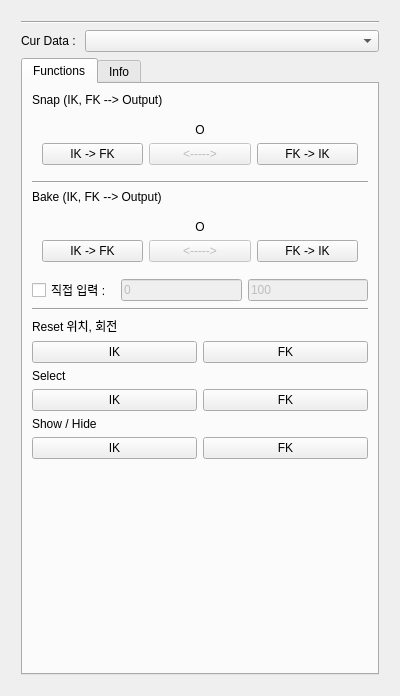
<?xml version="1.0" encoding="UTF-8"?>
<ui version="4.0">
 <class>Dialog</class>
 <widget class="QDialog" name="Dialog">
  <property name="geometry">
   <rect>
    <x>0</x>
    <y>0</y>
    <width>400</width>
    <height>696</height>
   </rect>
  </property>
  <property name="windowTitle">
   <string>Dialog</string>
  </property>
  <layout class="QVBoxLayout" name="verticalLayout_2">
   <item>
    <layout class="QVBoxLayout" name="verticalLayout">
     <property name="leftMargin">
      <number>10</number>
     </property>
     <property name="topMargin">
      <number>10</number>
     </property>
     <property name="rightMargin">
      <number>10</number>
     </property>
     <property name="bottomMargin">
      <number>10</number>
     </property>
     <item>
      <widget class="Line" name="line">
       <property name="orientation">
        <enum>Qt::Horizontal</enum>
       </property>
      </widget>
     </item>
     <item>
      <layout class="QHBoxLayout" name="horizontalLayout_4" stretch="0,1">
       <property name="leftMargin">
        <number>0</number>
       </property>
       <property name="topMargin">
        <number>0</number>
       </property>
       <property name="rightMargin">
        <number>0</number>
       </property>
       <property name="bottomMargin">
        <number>0</number>
       </property>
       <item>
        <widget class="QLabel" name="label_9">
         <property name="text">
          <string>Cur Data : </string>
         </property>
        </widget>
       </item>
       <item>
        <widget class="QComboBox" name="CurData_ComboBox"/>
       </item>
      </layout>
     </item>
     <item>
      <widget class="QTabWidget" name="tabWidget">
       <property name="currentIndex">
        <number>0</number>
       </property>
       <widget class="QWidget" name="Functions">
        <attribute name="title">
         <string>Functions</string>
        </attribute>
        <layout class="QVBoxLayout" name="verticalLayout_4">
         <item>
          <widget class="QLabel" name="label_7">
           <property name="text">
            <string>Snap (IK, FK --&gt; Output)</string>
           </property>
          </widget>
         </item>
         <item>
          <layout class="QGridLayout" name="gridLayout_2">
           <property name="leftMargin">
            <number>10</number>
           </property>
           <property name="topMargin">
            <number>10</number>
           </property>
           <property name="rightMargin">
            <number>10</number>
           </property>
           <property name="bottomMargin">
            <number>10</number>
           </property>
           <item row="1" column="1">
            <widget class="QPushButton" name="pushButton_6">
             <property name="enabled">
              <bool>false</bool>
             </property>
             <property name="text">
              <string>&lt;-----&gt;</string>
             </property>
            </widget>
           </item>
           <item row="0" column="1">
            <widget class="QLabel" name="label_11">
             <property name="text">
              <string>O</string>
             </property>
             <property name="alignment">
              <set>Qt::AlignCenter</set>
             </property>
            </widget>
           </item>
           <item row="1" column="2">
            <widget class="QPushButton" name="Mode_FK_Btn">
             <property name="text">
              <string>FK -&gt; IK</string>
             </property>
            </widget>
           </item>
           <item row="1" column="0">
            <widget class="QPushButton" name="Mode_IK_Btn">
             <property name="text">
              <string>IK -&gt; FK</string>
             </property>
            </widget>
           </item>
          </layout>
         </item>
         <item>
          <widget class="Line" name="line_4">
           <property name="orientation">
            <enum>Qt::Horizontal</enum>
           </property>
          </widget>
         </item>
         <item>
          <widget class="QLabel" name="label_8">
           <property name="text">
            <string>Bake (IK, FK --&gt; Output)</string>
           </property>
          </widget>
         </item>
         <item>
          <layout class="QGridLayout" name="gridLayout_3">
           <property name="leftMargin">
            <number>10</number>
           </property>
           <property name="topMargin">
            <number>10</number>
           </property>
           <property name="rightMargin">
            <number>10</number>
           </property>
           <property name="bottomMargin">
            <number>10</number>
           </property>
           <item row="1" column="2">
            <widget class="QPushButton" name="Bake_FK_Btn">
             <property name="text">
              <string>FK -&gt; IK</string>
             </property>
            </widget>
           </item>
           <item row="1" column="0">
            <widget class="QPushButton" name="Bake_IK_Btn">
             <property name="text">
              <string>IK -&gt; FK</string>
             </property>
            </widget>
           </item>
           <item row="1" column="1">
            <widget class="QPushButton" name="pushButton_9">
             <property name="enabled">
              <bool>false</bool>
             </property>
             <property name="text">
              <string>&lt;-----&gt;</string>
             </property>
            </widget>
           </item>
           <item row="0" column="1">
            <widget class="QLabel" name="label_12">
             <property name="text">
              <string>O</string>
             </property>
             <property name="alignment">
              <set>Qt::AlignCenter</set>
             </property>
            </widget>
           </item>
          </layout>
         </item>
         <item>
          <layout class="QHBoxLayout" name="horizontalLayout_3">
           <property name="leftMargin">
            <number>0</number>
           </property>
           <property name="topMargin">
            <number>0</number>
           </property>
           <property name="rightMargin">
            <number>0</number>
           </property>
           <property name="bottomMargin">
            <number>0</number>
           </property>
           <item>
            <widget class="QCheckBox" name="CustomBakeFrame_CheckBox">
             <property name="text">
              <string>직접 입력 : </string>
             </property>
            </widget>
           </item>
           <item>
            <widget class="QLineEdit" name="StartFrame_LineEdit">
             <property name="enabled">
              <bool>false</bool>
             </property>
             <property name="text">
              <string>0</string>
             </property>
            </widget>
           </item>
           <item>
            <widget class="QLineEdit" name="EndFrame_LineEdit">
             <property name="enabled">
              <bool>false</bool>
             </property>
             <property name="text">
              <string>100</string>
             </property>
            </widget>
           </item>
          </layout>
         </item>
         <item>
          <widget class="Line" name="line_5">
           <property name="orientation">
            <enum>Qt::Horizontal</enum>
           </property>
          </widget>
         </item>
         <item>
          <layout class="QVBoxLayout" name="verticalLayout_8">
           <property name="leftMargin">
            <number>0</number>
           </property>
           <property name="topMargin">
            <number>0</number>
           </property>
           <property name="rightMargin">
            <number>0</number>
           </property>
           <property name="bottomMargin">
            <number>0</number>
           </property>
           <item>
            <layout class="QVBoxLayout" name="verticalLayout_9">
             <property name="leftMargin">
              <number>0</number>
             </property>
             <property name="topMargin">
              <number>0</number>
             </property>
             <property name="rightMargin">
              <number>0</number>
             </property>
             <property name="bottomMargin">
              <number>0</number>
             </property>
             <item>
              <widget class="QLabel" name="label_17">
               <property name="text">
                <string>Reset 위치, 회전</string>
               </property>
              </widget>
             </item>
             <item>
              <layout class="QHBoxLayout" name="horizontalLayout_11">
               <property name="leftMargin">
                <number>0</number>
               </property>
               <property name="topMargin">
                <number>0</number>
               </property>
               <property name="rightMargin">
                <number>0</number>
               </property>
               <property name="bottomMargin">
                <number>0</number>
               </property>
               <item>
                <widget class="QPushButton" name="Reset_IK_Btn">
                 <property name="text">
                  <string>IK</string>
                 </property>
                </widget>
               </item>
               <item>
                <widget class="QPushButton" name="Reset_FK_Btn">
                 <property name="text">
                  <string>FK</string>
                 </property>
                </widget>
               </item>
              </layout>
             </item>
            </layout>
           </item>
           <item>
            <widget class="QLabel" name="label_15">
             <property name="text">
              <string>Select</string>
             </property>
            </widget>
           </item>
           <item>
            <layout class="QHBoxLayout" name="horizontalLayout_9">
             <property name="leftMargin">
              <number>0</number>
             </property>
             <property name="topMargin">
              <number>0</number>
             </property>
             <property name="rightMargin">
              <number>0</number>
             </property>
             <property name="bottomMargin">
              <number>0</number>
             </property>
             <item>
              <widget class="QPushButton" name="Select_IK_Btn">
               <property name="text">
                <string>IK</string>
               </property>
              </widget>
             </item>
             <item>
              <widget class="QPushButton" name="Select_FK_Btn">
               <property name="text">
                <string>FK</string>
               </property>
              </widget>
             </item>
            </layout>
           </item>
           <item>
            <widget class="QLabel" name="label_16">
             <property name="text">
              <string>Show / Hide</string>
             </property>
            </widget>
           </item>
           <item>
            <layout class="QHBoxLayout" name="horizontalLayout_10">
             <property name="leftMargin">
              <number>0</number>
             </property>
             <property name="topMargin">
              <number>0</number>
             </property>
             <property name="rightMargin">
              <number>0</number>
             </property>
             <property name="bottomMargin">
              <number>0</number>
             </property>
             <item>
              <widget class="QPushButton" name="VisToggle_IK_Btn">
               <property name="text">
                <string>IK</string>
               </property>
              </widget>
             </item>
             <item>
              <widget class="QPushButton" name="VisToggle_FK_Btn">
               <property name="text">
                <string>FK</string>
               </property>
              </widget>
             </item>
            </layout>
           </item>
          </layout>
         </item>
         <item>
          <spacer name="verticalSpacer">
           <property name="orientation">
            <enum>Qt::Vertical</enum>
           </property>
           <property name="sizeHint" stdset="0">
            <size>
             <width>20</width>
             <height>40</height>
            </size>
           </property>
          </spacer>
         </item>
        </layout>
       </widget>
       <widget class="QWidget" name="tab_2">
        <attribute name="title">
         <string>Info</string>
        </attribute>
        <layout class="QVBoxLayout" name="verticalLayout_7">
         <item>
          <layout class="QVBoxLayout" name="verticalLayout_6">
           <item>
            <widget class="QLabel" name="label">
             <property name="text">
              <string>조건</string>
             </property>
            </widget>
           </item>
           <item>
            <widget class="QLabel" name="label_2">
             <property name="text">
              <string>IK --&gt; FK 로 전환시</string>
             </property>
            </widget>
           </item>
           <item>
            <layout class="QHBoxLayout" name="horizontalLayout_2" stretch="0,0">
             <property name="leftMargin">
              <number>0</number>
             </property>
             <property name="topMargin">
              <number>0</number>
             </property>
             <property name="rightMargin">
              <number>0</number>
             </property>
             <property name="bottomMargin">
              <number>0</number>
             </property>
             <item>
              <widget class="QListWidget" name="IKInfo_listWidget">
               <property name="maximumSize">
                <size>
                 <width>16777215</width>
                 <height>100</height>
                </size>
               </property>
              </widget>
             </item>
             <item>
              <layout class="QVBoxLayout" name="verticalLayout_3">
               <property name="leftMargin">
                <number>0</number>
               </property>
               <property name="topMargin">
                <number>0</number>
               </property>
               <property name="rightMargin">
                <number>0</number>
               </property>
               <property name="bottomMargin">
                <number>0</number>
               </property>
               <item>
                <widget class="QPushButton" name="IKInfo_ItemUp_Btn">
                 <property name="maximumSize">
                  <size>
                   <width>30</width>
                   <height>16777215</height>
                  </size>
                 </property>
                 <property name="text">
                  <string>▲</string>
                 </property>
                </widget>
               </item>
               <item>
                <widget class="QPushButton" name="IKInfo_ItemDn_Btn">
                 <property name="maximumSize">
                  <size>
                   <width>30</width>
                   <height>16777215</height>
                  </size>
                 </property>
                 <property name="text">
                  <string>▼</string>
                 </property>
                </widget>
               </item>
              </layout>
             </item>
            </layout>
           </item>
           <item>
            <layout class="QHBoxLayout" name="horizontalLayout_6">
             <property name="leftMargin">
              <number>0</number>
             </property>
             <property name="topMargin">
              <number>0</number>
             </property>
             <property name="rightMargin">
              <number>0</number>
             </property>
             <property name="bottomMargin">
              <number>0</number>
             </property>
             <item>
              <widget class="QPushButton" name="IKInfo_Add_Button">
               <property name="text">
                <string>추가</string>
               </property>
              </widget>
             </item>
             <item>
              <widget class="QPushButton" name="IKInfo_Del_Button">
               <property name="text">
                <string>제거</string>
               </property>
              </widget>
             </item>
            </layout>
           </item>
           <item>
            <widget class="QLabel" name="label_3">
             <property name="text">
              <string>FK --&gt; IK 로 전환시</string>
             </property>
            </widget>
           </item>
           <item>
            <layout class="QHBoxLayout" name="horizontalLayout_8">
             <property name="leftMargin">
              <number>0</number>
             </property>
             <property name="topMargin">
              <number>0</number>
             </property>
             <property name="rightMargin">
              <number>0</number>
             </property>
             <property name="bottomMargin">
              <number>0</number>
             </property>
             <item>
              <widget class="QListWidget" name="FKInfo_listWidget">
               <property name="maximumSize">
                <size>
                 <width>16777215</width>
                 <height>100</height>
                </size>
               </property>
              </widget>
             </item>
             <item>
              <layout class="QVBoxLayout" name="verticalLayout_5">
               <property name="leftMargin">
                <number>0</number>
               </property>
               <property name="topMargin">
                <number>0</number>
               </property>
               <property name="rightMargin">
                <number>0</number>
               </property>
               <property name="bottomMargin">
                <number>0</number>
               </property>
               <item>
                <widget class="QPushButton" name="FKInfo_ItemUp_Btn">
                 <property name="maximumSize">
                  <size>
                   <width>30</width>
                   <height>16777215</height>
                  </size>
                 </property>
                 <property name="text">
                  <string>▲</string>
                 </property>
                </widget>
               </item>
               <item>
                <widget class="QPushButton" name="FKInfo_ItemDn_Btn">
                 <property name="maximumSize">
                  <size>
                   <width>30</width>
                   <height>16777215</height>
                  </size>
                 </property>
                 <property name="text">
                  <string>▼</string>
                 </property>
                </widget>
               </item>
              </layout>
             </item>
            </layout>
           </item>
           <item>
            <layout class="QHBoxLayout" name="horizontalLayout_7">
             <property name="leftMargin">
              <number>0</number>
             </property>
             <property name="topMargin">
              <number>0</number>
             </property>
             <property name="rightMargin">
              <number>0</number>
             </property>
             <property name="bottomMargin">
              <number>0</number>
             </property>
             <item>
              <widget class="QPushButton" name="FKInfo_Add_Button">
               <property name="text">
                <string>추가</string>
               </property>
              </widget>
             </item>
             <item>
              <widget class="QPushButton" name="FKInfo_Del_Button">
               <property name="text">
                <string>제거</string>
               </property>
              </widget>
             </item>
            </layout>
           </item>
           <item>
            <widget class="QLabel" name="label_6">
             <property name="text">
              <string>Info : IKFK Ctrl</string>
             </property>
            </widget>
           </item>
           <item>
            <widget class="Line" name="line_3">
             <property name="orientation">
              <enum>Qt::Horizontal</enum>
             </property>
            </widget>
           </item>
           <item>
            <layout class="QGridLayout" name="gridLayout">
             <property name="leftMargin">
              <number>0</number>
             </property>
             <property name="topMargin">
              <number>0</number>
             </property>
             <property name="rightMargin">
              <number>0</number>
             </property>
             <property name="bottomMargin">
              <number>0</number>
             </property>
             <item row="0" column="0">
              <widget class="QLabel" name="label_4">
               <property name="text">
                <string>Ctrl</string>
               </property>
              </widget>
             </item>
             <item row="2" column="0">
              <widget class="QPushButton" name="Ctrl_Add_Button">
               <property name="text">
                <string>Add</string>
               </property>
              </widget>
             </item>
             <item row="1" column="0">
              <widget class="QLineEdit" name="Ctrl_LineEidt"/>
             </item>
             <item row="0" column="1">
              <widget class="QLabel" name="label_5">
               <property name="text">
                <string>Attr</string>
               </property>
              </widget>
             </item>
             <item row="1" column="1">
              <widget class="QLineEdit" name="CtrlAttr_LineEidt"/>
             </item>
             <item row="4" column="0">
              <widget class="QLineEdit" name="IKVal_LineEdit">
               <property name="text">
                <string>0.0</string>
               </property>
              </widget>
             </item>
             <item row="4" column="1">
              <widget class="QLineEdit" name="FKVal_LineEdit">
               <property name="text">
                <string>100.0</string>
               </property>
              </widget>
             </item>
             <item row="3" column="0">
              <widget class="QLabel" name="label_13">
               <property name="text">
                <string>IK Value</string>
               </property>
              </widget>
             </item>
             <item row="3" column="1">
              <widget class="QLabel" name="label_14">
               <property name="text">
                <string>FK Value</string>
               </property>
              </widget>
             </item>
            </layout>
           </item>
          </layout>
         </item>
         <item>
          <widget class="Line" name="line_2">
           <property name="orientation">
            <enum>Qt::Horizontal</enum>
           </property>
          </widget>
         </item>
         <item>
          <widget class="QLabel" name="label_10">
           <property name="text">
            <string>데이터</string>
           </property>
          </widget>
         </item>
         <item>
          <layout class="QHBoxLayout" name="horizontalLayout">
           <property name="leftMargin">
            <number>10</number>
           </property>
           <property name="topMargin">
            <number>10</number>
           </property>
           <property name="rightMargin">
            <number>10</number>
           </property>
           <property name="bottomMargin">
            <number>10</number>
           </property>
           <item>
            <widget class="QPushButton" name="Save_json_Btn">
             <property name="text">
              <string>저장 (json)</string>
             </property>
            </widget>
           </item>
           <item>
            <widget class="QPushButton" name="Save_Node_Btn">
             <property name="enabled">
              <bool>false</bool>
             </property>
             <property name="text">
              <string>저장 (node)</string>
             </property>
            </widget>
           </item>
          </layout>
         </item>
         <item>
          <layout class="QHBoxLayout" name="horizontalLayout_5">
           <property name="leftMargin">
            <number>0</number>
           </property>
           <property name="topMargin">
            <number>0</number>
           </property>
           <property name="rightMargin">
            <number>0</number>
           </property>
           <property name="bottomMargin">
            <number>0</number>
           </property>
           <item>
            <widget class="QPushButton" name="pushButton_11">
             <property name="enabled">
              <bool>false</bool>
             </property>
             <property name="text">
              <string>삭제</string>
             </property>
            </widget>
           </item>
           <item>
            <widget class="QPushButton" name="pushButton_12">
             <property name="text">
              <string>모두 삭제</string>
             </property>
            </widget>
           </item>
          </layout>
         </item>
         <item>
          <spacer name="verticalSpacer_2">
           <property name="orientation">
            <enum>Qt::Vertical</enum>
           </property>
           <property name="sizeHint" stdset="0">
            <size>
             <width>20</width>
             <height>40</height>
            </size>
           </property>
          </spacer>
         </item>
        </layout>
       </widget>
      </widget>
     </item>
    </layout>
   </item>
  </layout>
 </widget>
 <resources/>
 <connections/>
</ui>
